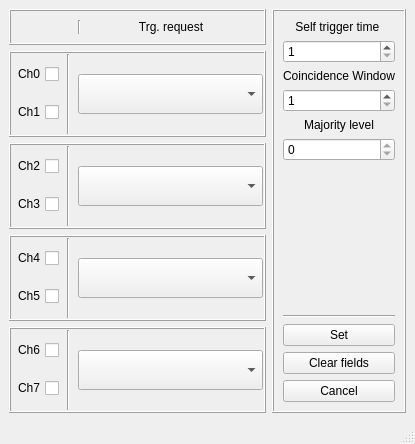
<?xml version="1.0" encoding="UTF-8"?>
<ui version="4.0">
 <class>CoincTrigger</class>
 <widget class="QMainWindow" name="CoincTrigger">
  <property name="geometry">
   <rect>
    <x>0</x>
    <y>0</y>
    <width>415</width>
    <height>444</height>
   </rect>
  </property>
  <property name="minimumSize">
   <size>
    <width>415</width>
    <height>444</height>
   </size>
  </property>
  <property name="maximumSize">
   <size>
    <width>415</width>
    <height>444</height>
   </size>
  </property>
  <property name="windowTitle">
   <string>Coincidence trigger</string>
  </property>
  <widget class="QWidget" name="centralwidget">
   <layout class="QHBoxLayout" name="horizontalLayout_28">
    <item>
     <layout class="QVBoxLayout" name="verticalLayout" stretch="0,1,1,1,1">
      <item>
       <widget class="QFrame" name="frame_6">
        <property name="frameShape">
         <enum>QFrame::Box</enum>
        </property>
        <property name="frameShadow">
         <enum>QFrame::Raised</enum>
        </property>
        <layout class="QHBoxLayout" name="horizontalLayout_15">
         <item>
          <layout class="QHBoxLayout" name="horizontalLayout_14" stretch="1,0,7">
           <item>
            <widget class="QLabel" name="label_4">
             <property name="sizePolicy">
              <sizepolicy hsizetype="Fixed" vsizetype="Preferred">
               <horstretch>0</horstretch>
               <verstretch>0</verstretch>
              </sizepolicy>
             </property>
             <property name="minimumSize">
              <size>
               <width>52</width>
               <height>0</height>
              </size>
             </property>
             <property name="text">
              <string/>
             </property>
            </widget>
           </item>
           <item>
            <widget class="Line" name="line_6">
             <property name="orientation">
              <enum>Qt::Vertical</enum>
             </property>
            </widget>
           </item>
           <item>
            <widget class="QLabel" name="label_5">
             <property name="text">
              <string>&lt;html&gt;&lt;head/&gt;&lt;body&gt;&lt;p align=&quot;center&quot;&gt;Trg. request&lt;/p&gt;&lt;/body&gt;&lt;/html&gt;</string>
             </property>
            </widget>
           </item>
          </layout>
         </item>
        </layout>
       </widget>
      </item>
      <item>
       <widget class="QFrame" name="frame">
        <property name="frameShape">
         <enum>QFrame::Box</enum>
        </property>
        <property name="frameShadow">
         <enum>QFrame::Raised</enum>
        </property>
        <layout class="QHBoxLayout" name="horizontalLayout_4">
         <property name="spacing">
          <number>8</number>
         </property>
         <property name="leftMargin">
          <number>1</number>
         </property>
         <property name="topMargin">
          <number>1</number>
         </property>
         <property name="rightMargin">
          <number>1</number>
         </property>
         <property name="bottomMargin">
          <number>1</number>
         </property>
         <item>
          <layout class="QHBoxLayout" name="horizontalLayout_3" stretch="0,0,1">
           <item>
            <layout class="QVBoxLayout" name="verticalLayout_3">
             <item>
              <widget class="QCheckBox" name="enable0">
               <property name="layoutDirection">
                <enum>Qt::RightToLeft</enum>
               </property>
               <property name="text">
                <string>Ch0</string>
               </property>
              </widget>
             </item>
             <item>
              <widget class="QCheckBox" name="enable1">
               <property name="layoutDirection">
                <enum>Qt::RightToLeft</enum>
               </property>
               <property name="text">
                <string>Ch1</string>
               </property>
              </widget>
             </item>
            </layout>
           </item>
           <item>
            <widget class="Line" name="line">
             <property name="orientation">
              <enum>Qt::Vertical</enum>
             </property>
            </widget>
           </item>
           <item>
            <layout class="QHBoxLayout" name="horizontalLayout_2">
             <item>
              <widget class="QComboBox" name="type01">
               <property name="minimumSize">
                <size>
                 <width>0</width>
                 <height>40</height>
                </size>
               </property>
              </widget>
             </item>
            </layout>
           </item>
          </layout>
         </item>
        </layout>
       </widget>
      </item>
      <item>
       <widget class="QFrame" name="frame_2">
        <property name="frameShape">
         <enum>QFrame::Box</enum>
        </property>
        <property name="frameShadow">
         <enum>QFrame::Raised</enum>
        </property>
        <layout class="QHBoxLayout" name="horizontalLayout_5">
         <property name="spacing">
          <number>8</number>
         </property>
         <property name="leftMargin">
          <number>1</number>
         </property>
         <property name="topMargin">
          <number>1</number>
         </property>
         <property name="rightMargin">
          <number>1</number>
         </property>
         <property name="bottomMargin">
          <number>1</number>
         </property>
         <item>
          <layout class="QHBoxLayout" name="horizontalLayout_6" stretch="0,0,1">
           <item>
            <layout class="QVBoxLayout" name="verticalLayout_4">
             <item>
              <widget class="QCheckBox" name="enable2">
               <property name="layoutDirection">
                <enum>Qt::RightToLeft</enum>
               </property>
               <property name="text">
                <string>Ch2</string>
               </property>
              </widget>
             </item>
             <item>
              <widget class="QCheckBox" name="enable3">
               <property name="layoutDirection">
                <enum>Qt::RightToLeft</enum>
               </property>
               <property name="text">
                <string>Ch3</string>
               </property>
              </widget>
             </item>
            </layout>
           </item>
           <item>
            <widget class="Line" name="line_2">
             <property name="orientation">
              <enum>Qt::Vertical</enum>
             </property>
            </widget>
           </item>
           <item>
            <layout class="QHBoxLayout" name="horizontalLayout_7">
             <item>
              <widget class="QComboBox" name="type23">
               <property name="minimumSize">
                <size>
                 <width>0</width>
                 <height>40</height>
                </size>
               </property>
              </widget>
             </item>
            </layout>
           </item>
          </layout>
         </item>
        </layout>
       </widget>
      </item>
      <item>
       <widget class="QFrame" name="frame_7">
        <property name="frameShape">
         <enum>QFrame::Box</enum>
        </property>
        <property name="frameShadow">
         <enum>QFrame::Raised</enum>
        </property>
        <layout class="QHBoxLayout" name="horizontalLayout_8" stretch="0">
         <property name="spacing">
          <number>8</number>
         </property>
         <property name="leftMargin">
          <number>1</number>
         </property>
         <property name="topMargin">
          <number>1</number>
         </property>
         <property name="rightMargin">
          <number>1</number>
         </property>
         <property name="bottomMargin">
          <number>1</number>
         </property>
         <item>
          <layout class="QHBoxLayout" name="horizontalLayout_9" stretch="0,0,1">
           <item>
            <layout class="QVBoxLayout" name="verticalLayout_5">
             <item>
              <widget class="QCheckBox" name="enable4">
               <property name="layoutDirection">
                <enum>Qt::RightToLeft</enum>
               </property>
               <property name="text">
                <string>Ch4</string>
               </property>
              </widget>
             </item>
             <item>
              <widget class="QCheckBox" name="enable5">
               <property name="layoutDirection">
                <enum>Qt::RightToLeft</enum>
               </property>
               <property name="text">
                <string>Ch5</string>
               </property>
              </widget>
             </item>
            </layout>
           </item>
           <item>
            <widget class="Line" name="line_3">
             <property name="orientation">
              <enum>Qt::Vertical</enum>
             </property>
            </widget>
           </item>
           <item>
            <layout class="QHBoxLayout" name="horizontalLayout_10">
             <item>
              <widget class="QComboBox" name="type45">
               <property name="minimumSize">
                <size>
                 <width>0</width>
                 <height>40</height>
                </size>
               </property>
              </widget>
             </item>
            </layout>
           </item>
          </layout>
         </item>
        </layout>
       </widget>
      </item>
      <item>
       <widget class="QFrame" name="frame_4">
        <property name="frameShape">
         <enum>QFrame::Box</enum>
        </property>
        <property name="frameShadow">
         <enum>QFrame::Raised</enum>
        </property>
        <layout class="QHBoxLayout" name="horizontalLayout_11">
         <property name="spacing">
          <number>8</number>
         </property>
         <property name="leftMargin">
          <number>1</number>
         </property>
         <property name="topMargin">
          <number>1</number>
         </property>
         <property name="rightMargin">
          <number>1</number>
         </property>
         <property name="bottomMargin">
          <number>1</number>
         </property>
         <item>
          <layout class="QHBoxLayout" name="horizontalLayout_12" stretch="0,0,1">
           <item>
            <layout class="QVBoxLayout" name="verticalLayout_6" stretch="0,0">
             <item>
              <widget class="QCheckBox" name="enable6">
               <property name="layoutDirection">
                <enum>Qt::RightToLeft</enum>
               </property>
               <property name="text">
                <string>Ch6</string>
               </property>
              </widget>
             </item>
             <item>
              <widget class="QCheckBox" name="enable7">
               <property name="layoutDirection">
                <enum>Qt::RightToLeft</enum>
               </property>
               <property name="text">
                <string>Ch7</string>
               </property>
              </widget>
             </item>
            </layout>
           </item>
           <item>
            <widget class="Line" name="line_4">
             <property name="orientation">
              <enum>Qt::Vertical</enum>
             </property>
            </widget>
           </item>
           <item>
            <layout class="QHBoxLayout" name="horizontalLayout_13">
             <item>
              <widget class="QComboBox" name="type67">
               <property name="minimumSize">
                <size>
                 <width>0</width>
                 <height>40</height>
                </size>
               </property>
              </widget>
             </item>
            </layout>
           </item>
          </layout>
         </item>
        </layout>
       </widget>
      </item>
     </layout>
    </item>
    <item>
     <widget class="QFrame" name="frame_5">
      <property name="frameShape">
       <enum>QFrame::Box</enum>
      </property>
      <property name="frameShadow">
       <enum>QFrame::Raised</enum>
      </property>
      <layout class="QVBoxLayout" name="verticalLayout_7">
       <item>
        <layout class="QVBoxLayout" name="verticalLayout_2" stretch="0,0,0,0,0,0,0,1,1,0,1">
         <item>
          <widget class="QLabel" name="label">
           <property name="toolTip">
            <string>&lt;html&gt;&lt;head/&gt;&lt;body&gt;&lt;p&gt;Pulse width value in units of the Trigger Clock (8 ns for 730 and 16 ns for 725).&lt;/p&gt;&lt;p&gt;Default value is 2.&lt;/p&gt;&lt;/body&gt;&lt;/html&gt;</string>
           </property>
           <property name="layoutDirection">
            <enum>Qt::LeftToRight</enum>
           </property>
           <property name="text">
            <string>Self trigger time </string>
           </property>
           <property name="alignment">
            <set>Qt::AlignCenter</set>
           </property>
          </widget>
         </item>
         <item>
          <widget class="QSpinBox" name="self_trg_time">
           <property name="toolTip">
            <string>&lt;html&gt;&lt;head/&gt;&lt;body&gt;&lt;p&gt;Pulse width value in units of the Trigger Clock (8 ns for 730 and 16 ns for 725).&lt;/p&gt;&lt;p&gt;Default value is 2.&lt;/p&gt;&lt;/body&gt;&lt;/html&gt;</string>
           </property>
           <property name="minimum">
            <number>1</number>
           </property>
           <property name="maximum">
            <number>255</number>
           </property>
          </widget>
         </item>
         <item>
          <widget class="QLabel" name="label_2">
           <property name="toolTip">
            <string>&lt;html&gt;&lt;head/&gt;&lt;body&gt;&lt;p&gt;Set the coincidence window (T&lt;span style=&quot; vertical-align:sub;&quot;&gt;TVAW&lt;/span&gt;) linearly in steps of the Trigger clock&lt;/p&gt;&lt;/body&gt;&lt;/html&gt;</string>
           </property>
           <property name="text">
            <string>Coincidence Window</string>
           </property>
           <property name="alignment">
            <set>Qt::AlignCenter</set>
           </property>
          </widget>
         </item>
         <item>
          <widget class="QSpinBox" name="coinc_trg_time">
           <property name="toolTip">
            <string>&lt;html&gt;&lt;head/&gt;&lt;body&gt;&lt;p&gt;Set the coincidence window (T&lt;span style=&quot; vertical-align:sub;&quot;&gt;TVAW&lt;/span&gt;) linearly in steps of the Trigger clock&lt;/p&gt;&lt;/body&gt;&lt;/html&gt;</string>
           </property>
           <property name="minimum">
            <number>1</number>
           </property>
           <property name="maximum">
            <number>15</number>
           </property>
          </widget>
         </item>
         <item>
          <widget class="QLabel" name="label_3">
           <property name="toolTip">
            <string>&lt;html&gt;&lt;head/&gt;&lt;body&gt;&lt;p&gt;Supposing that  all the 4 trigger requests are enabled and Majority level = 1, a common trigger is issued whenever at least two of the enabled trigger requests are in coincidence within the programmed T&lt;span style=&quot; vertical-align:sub;&quot;&gt;TVAW.&lt;/span&gt;&lt;/p&gt;&lt;p&gt;&lt;br/&gt;&lt;/p&gt;&lt;p&gt;The Majority level must be smaller than the number of trigger requests enabled (Trg. request). The default setting is Majority level = 0, which means the coincidence acquisition mode is disabled and the T&lt;span style=&quot; vertical-align:sub;&quot;&gt;TVAW&lt;/span&gt; is meaningless. In this case, the board common trigger is simple OR of the signals from the enabled channels pairs.&lt;/p&gt;&lt;/body&gt;&lt;/html&gt;</string>
           </property>
           <property name="text">
            <string>Majority level</string>
           </property>
           <property name="alignment">
            <set>Qt::AlignCenter</set>
           </property>
          </widget>
         </item>
         <item>
          <widget class="QSpinBox" name="majorityBox">
           <property name="sizePolicy">
            <sizepolicy hsizetype="Preferred" vsizetype="Fixed">
             <horstretch>0</horstretch>
             <verstretch>0</verstretch>
            </sizepolicy>
           </property>
           <property name="toolTip">
            <string>&lt;html&gt;&lt;head/&gt;&lt;body&gt;&lt;p&gt;Supposing that  all the 4 trigger requests are enabled and Majority level = 1, a common trigger is issued whenever at least two of the enabled trigger requests are in coincidence within the programmed T&lt;span style=&quot; vertical-align:sub;&quot;&gt;TVAW.&lt;/span&gt;&lt;/p&gt;&lt;p&gt;&lt;br/&gt;&lt;/p&gt;&lt;p&gt;The Majority level must be smaller than the number of trigger requests enabled (Trg. request). The default setting is Majority level = 0, which means the coincidence acquisition mode is disabled and the T&lt;span style=&quot; vertical-align:sub;&quot;&gt;TVAW&lt;/span&gt; is meaningless. In this case, the board common trigger is simple OR of the signals from the enabled channels pairs.&lt;/p&gt;&lt;/body&gt;&lt;/html&gt;</string>
           </property>
           <property name="layoutDirection">
            <enum>Qt::LeftToRight</enum>
           </property>
           <property name="wrapping">
            <bool>false</bool>
           </property>
           <property name="frame">
            <bool>true</bool>
           </property>
           <property name="buttonSymbols">
            <enum>QAbstractSpinBox::UpDownArrows</enum>
           </property>
           <property name="maximum">
            <number>0</number>
           </property>
          </widget>
         </item>
         <item>
          <spacer name="verticalSpacer">
           <property name="orientation">
            <enum>Qt::Vertical</enum>
           </property>
           <property name="sizeHint" stdset="0">
            <size>
             <width>20</width>
             <height>40</height>
            </size>
           </property>
          </spacer>
         </item>
         <item>
          <widget class="Line" name="line_5">
           <property name="orientation">
            <enum>Qt::Horizontal</enum>
           </property>
          </widget>
         </item>
         <item>
          <widget class="QPushButton" name="setb">
           <property name="text">
            <string>Set</string>
           </property>
          </widget>
         </item>
         <item>
          <widget class="QPushButton" name="clearb">
           <property name="text">
            <string>Clear fields</string>
           </property>
          </widget>
         </item>
         <item>
          <widget class="QPushButton" name="cancelb">
           <property name="text">
            <string>Cancel</string>
           </property>
          </widget>
         </item>
        </layout>
       </item>
      </layout>
     </widget>
    </item>
   </layout>
  </widget>
  <widget class="QMenuBar" name="menubar">
   <property name="geometry">
    <rect>
     <x>0</x>
     <y>0</y>
     <width>415</width>
     <height>24</height>
    </rect>
   </property>
  </widget>
  <widget class="QStatusBar" name="statusbar"/>
 </widget>
 <resources/>
 <connections/>
</ui>
